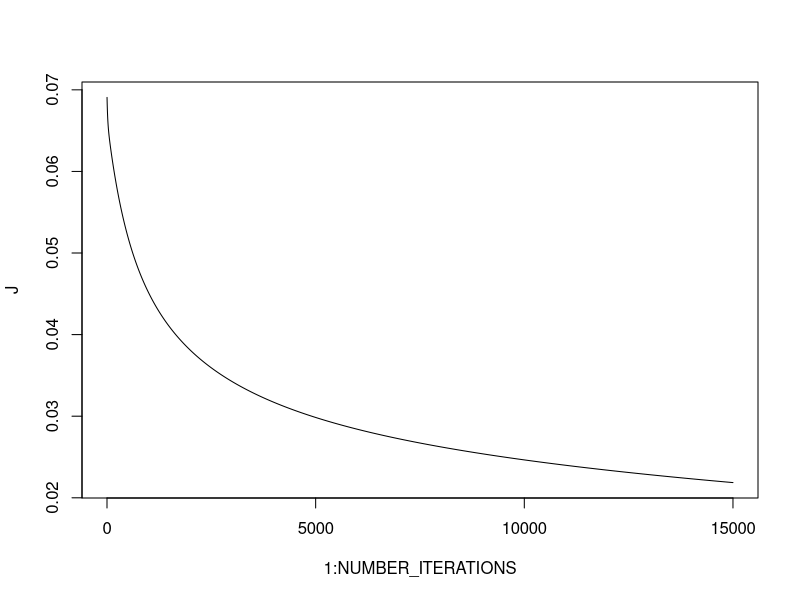

Recreate this plot in R.
require(mlbench)
data(BreastCancer)
BreastCancer$Id <- NULL 
BreastCancer <- na.omit(BreastCancer) 
BreastCancer$Class<-as.character(BreastCancer$Class)
BreastCancer$Class[BreastCancer$Class == "benign"] <- 0
BreastCancer$Class[BreastCancer$Class == "malignant"] <- 1
BreastCancer$Class<-as.numeric(BreastCancer$Class)

SplitDataFrame<-function(df, train_ratio)
{
  smp_size <- floor(train_ratio * nrow(df))
  
  train_ind <- sample(seq_len(nrow(df)), size = smp_size)
  
  train <- df[train_ind, ]
  test <- df[-train_ind, ]
  
  return(list(train, test))
}

HypothesisFunction<-function(x, theta)
{
  H_x = 1/(1 + exp(-1*(x%*%theta)))
  return(H_x)
}

gradDescent<-function(x, y, theta, alpha, num_iterations)
{
  m <- length(x)
  J <- rep(0, num_iterations)
  
  for(i in 1:num_iterations)
  {
    theta <- theta - alpha*(1/m)*(t(x)%*%(HypothesisFunction(x, theta) - y))
    J[i]  <- sum(y*log(HypothesisFunction(x, theta)) + (1-y)*log(1-HypothesisFunction(x, theta)))/(-1*m)
  }
  
  return(list(theta, J))
}

LogisticRegression <-function(x,y, NUMBER_ITERATIONS = 15000, ALPHA = .01)
{
  x<-cbind(rep(1, nrow(x)), x)
  theta<-rep(0,ncol(x))
  
  results <- gradDescent(x, y, theta, ALPHA, NUMBER_ITERATIONS)
  theta <- results[[1]]
  J <- results[[2]]
  
  plot(1:NUMBER_ITERATIONS, J, type = 'l')
  return(theta)
}

Question_1<-function(BreastCancer, split_ratio = 0.7)
{
  epsilon = 0.5
  result = SplitDataFrame(BreastCancer, split_ratio)
  train_set = result[[1]]
  test_set = result[[2]]
  train_x = data.matrix(train_set[, !colnames(train_set) %in% c("Class")])
  train_y = data.matrix(train_set$Class)
  test_x = data.matrix(test_set[, !colnames(test_set) %in% c("Class")])
  test_y = data.matrix(test_set$Class)
  
  theta = LogisticRegression(train_x, train_y)
  pred_train_y = HypothesisFunction(cbind(rep(1, nrow(train_x)), train_x), theta)
  pred_test_y = HypothesisFunction(cbind(rep(1, nrow(test_x)), test_x), theta)
  
  train_prediction_df<-data.frame(train_y=train_y,pred_train_y=pred_train_y)
  train_prediction_df$pred_train_y[train_prediction_df$pred_train_y + epsilon >= 1.0] <-1
  train_prediction_df$pred_train_y[train_prediction_df$pred_train_y + epsilon <  1.0] <-0
  train_prediction_df$error = abs(train_prediction_df$pred_train_y - train_prediction_df$train_y)
  cat("Percentage of correct predictions in training set :", 1 - sum(train_prediction_df$error)/nrow(train_x))
  
  test_prediction_df<-data.frame(test_y=test_y,pred_test_y=pred_test_y)
  test_prediction_df$pred_test_y[test_prediction_df$pred_test_y + epsilon >= 1.0] <-1
  test_prediction_df$pred_test_y[test_prediction_df$pred_test_y + epsilon <  1.0] <-0
  test_prediction_df$error = abs(test_prediction_df$pred_test_y - test_prediction_df$test_y)
  print("")
  cat("Percentage of correct predictions in test set :", 1 - sum(test_prediction_df$error)/nrow(test_x))
  
  error_training = 1 - sum(train_prediction_df$error)/nrow(train_x)
  error_test     = 1 - sum(test_prediction_df$error)/nrow(test_x)
  
  return(list(error_training, error_test))
}

set.seed(13)
errors = Question_1(BreastCancer, 0.5)
